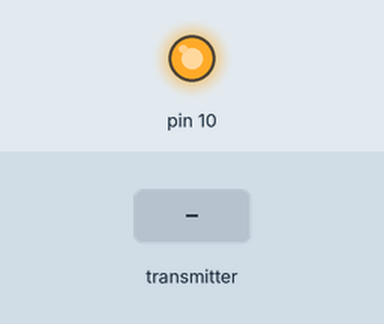
The sketch below on a simulated Arduino Uno, built with avr-gcc and run on an emulated ATmega328P. On the bench: output pins drawn as LEDs (lit = HIGH). Dashed ring = blinking. Inputs (shaded band) come from the test bench. No radio packets arrive unless stated.

Above: at 1.2 s.
1.3 s: the transmitter starts sending id = 0
At 1.46 s:
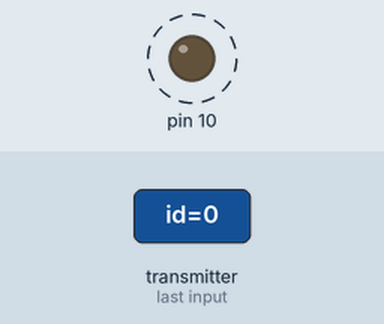
Timing chart, 0 to 10.3 s (numbered marks = the images above; inputs shaded):
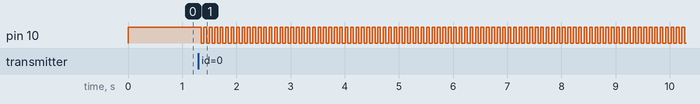

Measured:
- after the input at 1.3 s, pin 10: alternates HIGH for 0.05 s and LOW for 0.05 s, starting after 0.05 s

The sketch:

Relay_1CH.ino
```cpp
#include "RF24.h"
#include <stdio.h>
#include "data.h"


RF24 radio(1,3);

const uint8_t addresses[][6] = {"1Node"}; //Define the communication channel here

volatile DATA data;

void setup() {
  pinMode(10, OUTPUT);
  digitalWrite(10, HIGH);
  radio.begin();
  radio.openReadingPipe(1,addresses[0]);
  radio.setPALevel(RF24_PA_LOW);
  radio.startListening();
}

bool state = true;
void loop(){
  while(radio.available()){
      radio.read((void*)&data,sizeof(data));
      /*if(data.id == 4){
        int state = data.field1;
        if(state == 1){
          digitalWrite(10, LOW);
        }else{
          digitalWrite(10, HIGH);
        }*/
        if(state){
      digitalWrite(10, HIGH);
      state = false;
    }else{
      digitalWrite(10, LOW);
      state = true;
    }

  }
}
```

data.h
```cpp
struct DATA{
   uint8_t id;
   uint8_t field1;
   uint8_t field2;
};
```
